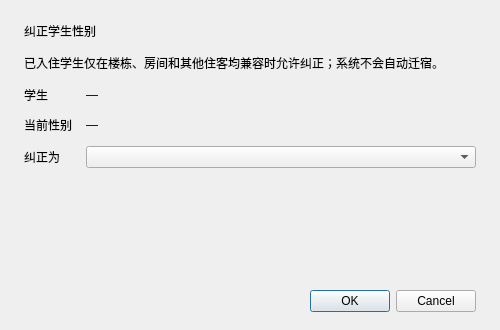
<?xml version="1.0" encoding="UTF-8"?>
<ui version="4.0">
 <class>GenderCorrectionDialog</class>
 <widget class="QDialog" name="GenderCorrectionDialog">
  <property name="geometry"><rect><x>0</x><y>0</y><width>500</width><height>330</height></rect></property>
  <property name="minimumSize"><size><width>460</width><height>310</height></size></property>
  <property name="windowTitle"><string>性别纠错</string></property>
  <property name="modal"><bool>true</bool></property>
  <layout class="QVBoxLayout" name="dialogLayout">
   <property name="spacing"><number>14</number></property><property name="leftMargin"><number>24</number></property><property name="topMargin"><number>22</number></property><property name="rightMargin"><number>24</number></property><property name="bottomMargin"><number>18</number></property>
   <item><widget class="QLabel" name="headingLabel"><property name="text"><string>纠正学生性别</string></property><property name="pageHeading" stdset="0"><bool>true</bool></property></widget></item>
   <item><widget class="QLabel" name="descriptionLabel"><property name="text"><string>已入住学生仅在楼栋、房间和其他住客均兼容时允许纠正；系统不会自动迁宿。</string></property><property name="wordWrap"><bool>true</bool></property><property name="pageDescription" stdset="0"><bool>true</bool></property></widget></item>
   <item>
    <layout class="QFormLayout" name="formLayout">
     <property name="verticalSpacing"><number>12</number></property>
     <item row="0" column="0"><widget class="QLabel" name="studentLabel"><property name="text"><string>学生</string></property></widget></item><item row="0" column="1"><widget class="QLabel" name="studentValueLabel"><property name="text"><string>—</string></property></widget></item>
     <item row="1" column="0"><widget class="QLabel" name="currentGenderLabel"><property name="text"><string>当前性别</string></property></widget></item><item row="1" column="1"><widget class="QLabel" name="currentGenderValueLabel"><property name="text"><string>—</string></property></widget></item>
     <item row="2" column="0"><widget class="QLabel" name="targetGenderLabel"><property name="text"><string>纠正为</string></property></widget></item><item row="2" column="1"><widget class="QComboBox" name="targetGenderCombo"/></item>
    </layout>
   </item>
   <item><spacer name="dialogSpacer"><property name="orientation"><enum>Qt::Orientation::Vertical</enum></property><property name="sizeHint" stdset="0"><size><width>20</width><height>20</height></size></property></spacer></item>
   <item><widget class="QDialogButtonBox" name="buttonBox"><property name="standardButtons"><set>QDialogButtonBox::StandardButton::Cancel|QDialogButtonBox::StandardButton::Ok</set></property></widget></item>
  </layout>
 </widget>
 <resources/>
 <connections/>
</ui>
